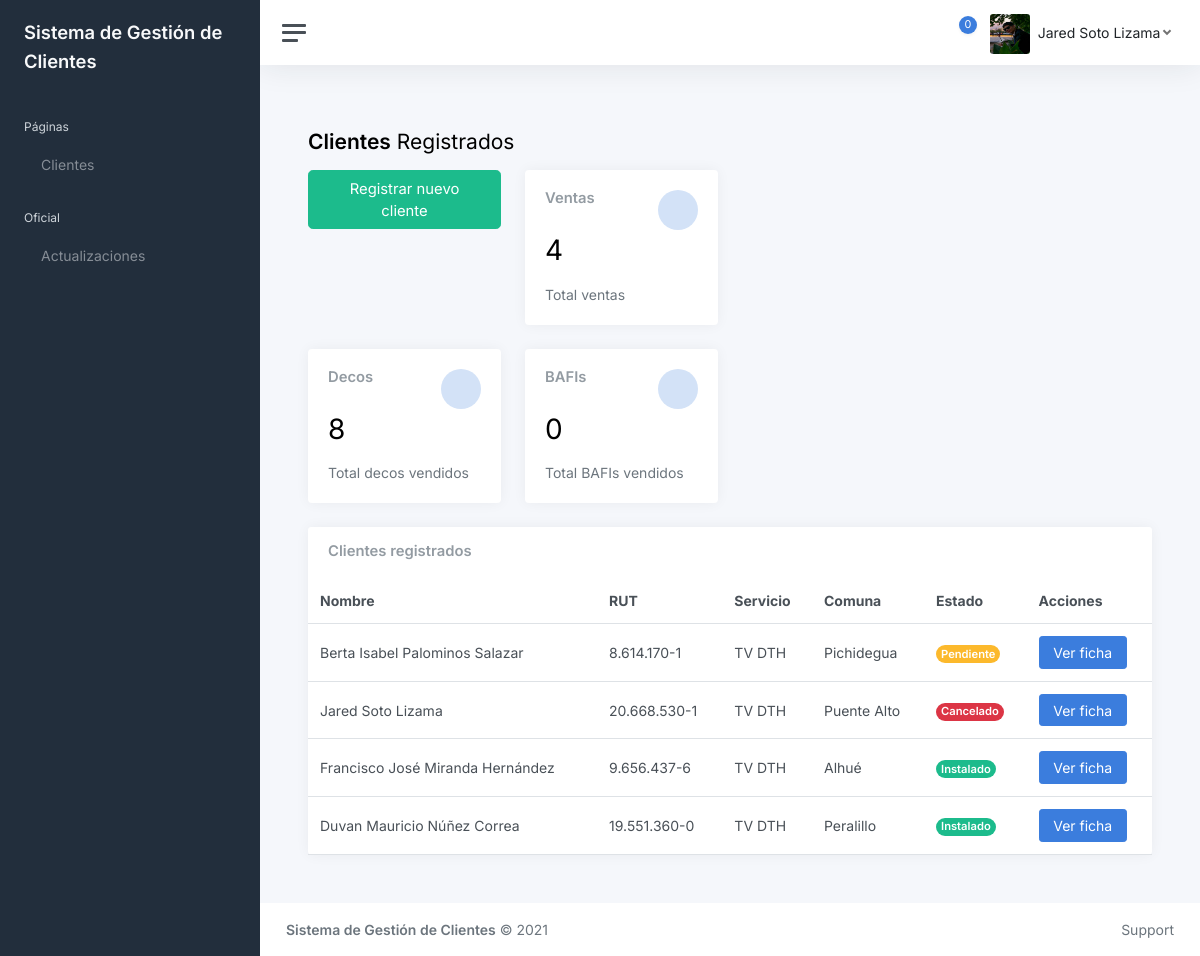
The app's page / (signed in) with its own data.
### webClaro/models.py (models this page shows, shortened)
class ImagenPerfil(models.Model):
    id = models.AutoField(primary_key=True)
    usuario = models.CharField(max_length=20)
    imagen = models.ImageField(upload_to='imgPerfil')

class Cliente(models.Model):
    id = models.AutoField(primary_key=True)
    nombre = models.CharField(max_length=50)
    rut = models.CharField(max_length=12)
    direccion = models.CharField(max_length=50)
    telefono = models.CharField(max_length=13)
    servicioContratado = models.CharField(max_length=20)
    tecnologiaServicio = models.CharField(max_length=4)
    planContratado = models.CharField(max_length=30)
    cantidadDecos = models.IntegerField()
    costoInstalacion = models.IntegerField()
    fechaInstalacion = models.DateField()
    vendedor = models.CharField(max_length=20)
    servicioTecnologia = models.CharField(max_length=20)
    estado = models.CharField(max_length=20)
    Comuna = ForeignKey(Comuna, on_delete=models.CASCADE)
    comentarios = models.CharField(max_length=300)

class Comuna(models.Model):
    id = models.AutoField(primary_key=True)
    nombre = models.CharField(max_length=30)

### webClaro/views.py (the view)
# urls.py: path('', views.index, name='index'),
@login_required(login_url='/login/')
def index(request):
    img = ImagenPerfil.objects.filter(usuario = request.user.username)
    clientes = Cliente.objects.filter(vendedor = request.user.username).order_by('-fechaInstalacion')
    contadorClientes = Cliente.objects.filter(vendedor = request.user.username).count()
    deco1 = clientes.filter(cantidadDecos = 1).count()
    deco2 = clientes.filter(cantidadDecos = 2).count()
    deco3 = clientes.filter(cantidadDecos = 3).count()
    deco4 = clientes.filter(cantidadDecos = 4).count()
    contadorDecos = deco1 + (deco2 * 2) + (deco3 * 3) + (deco4 * 4)
    contadorBafis = clientes.filter(servicioContratado__contains = "BAFI").count()
    return render(request, "index.html", {"img": img, "clientes":clientes, "cantClientes":contadorClientes, "cantDecos":contadorDecos, "cantBafis":contadorBafis})

### webClaro/templates/index.html (shortened to what this page needs)
{% extends "base.html" %}
{% load static %}
{% block contenido %}
<h1 class="h3 mb-3"><strong>Clientes</strong> Registrados</h1>
<div class="row">
	<div class="col-xl-6 col-xxl-5 d-flex">
		<div class="w-100">
			<div class="row">
				<div class="col-sm-6">
					<div>
						<div class="text-center mb-3">
							<a class="btn btn-lg btn-success" href="{% url 'registroCliente' %}"> Registrar nuevo cliente</a>
						</div>
					</div>
				</div>
				<div class="col-sm-6">
					<div class="card">
						<div class="card-body">
							<div class="row">
								<div class="col mt-0">
									<h5 class="card-title">Ventas</h5>
								</div>
								<div class="col-auto">
									<div class="stat text-primary">
									</div>
								</div>
							</div>
							<h1 class="mt-1 mb-3">{{cantClientes}}</h1>
							<div class="mb-0">
								<span class="text-muted">Total ventas</span>
							</div>
						</div>
					</div>
				</div>
			</div>
			<div class="row">
				<div class="col-sm-6">
					<div class="card">
						<div class="card-body">
							<div class="row">
								<div class="col mt-0">
									<h5 class="card-title">Decos</h5>
								</div>
								<div class="col-auto">
									<div class="stat text-primary">
									</div>
								</div>
							</div>
							<h1 class="mt-1 mb-3">{{cantDecos}}</h1>
							<div class="mb-0">
								<span class="text-muted">Total decos vendidos</span>
							</div>
						</div>
					</div>
				</div>
				<div class="col-sm-6">
					<div class="card">
						<div class="card-body">
							<div class="row">
								<div class="col mt-0">
									<h5 class="card-title">BAFIs</h5>
								</div>
								<div class="col-auto">
									<div class="stat text-primary">
									</div>
								</div>
							</div>
							<h1 class="mt-1 mb-3">{{cantBafis}}</h1>
							<div class="mb-0">
								<span class="text-muted">Total BAFIs vendidos</span>
							</div>
						</div>
					</div>
				</div>
			</div>
		</div>
	</div>
	<div class="col-xl-6 col-xxl-7">
	</div>
</div>
<div class="row">
	<div class="col-12 col-lg-12 col-xxl-12 d-flex">
		<div class="card flex-fill">
			<div class="card-header">
				<h5 class="card-title mb-0">Clientes registrados</h5>
			</div>
			<table class="table table-hover my-0">
				<thead>
					<tr>
						<th>Nombre</th>
						<th class="d-none d-xl-table-cell">RUT</th>
						<th class="d-none d-xl-table-cell">Servicio</th>
						<th class="d-none d-xl-table-cell">Comuna</th>
						<th>Estado</th>
						<th>Acciones</th>
					</tr>
				</thead>
				<tbody>
					{% for reg in clientes %}
					<tr>
						<td>{{reg.nombre}}</td>
						<td class="d-none d-xl-table-cell">{{reg.rut}}</td>
						<td class="d-none d-xl-table-cell">{{reg.servicioTecnologia}}</td>
						<td class="d-none d-md-table-cell">{{reg.Comuna.nombre}}</span></td>
						<td><span class="badge rounded-pill {% if reg.estado == "Instalado"  %}bg-success">{% endif %}{% if reg.estado == "Otro"  %}bg-primary">{% endif %}{% if reg.estado == "Pendiente"  %}bg-warning">{% endif %}{% if reg.estado == "Cancelado"  %}bg-danger">{% endif %}{{reg.estado}}</td>
						<td>
							<a class="btn btn-primary" href="/cliente/{{reg.id}}"> Ver ficha</a>
						</td>
					</tr>
					{% endfor %}
				</tbody>
			</table>
		</div>
	</div>
</div>
{% endblock contenido %}

### webClaro/templates/base.html (shortened to what this page needs)
{% load static %}
<!DOCTYPE html>
<html lang="es">
<head>
	<link href="{% static 'css/app.css' %}" rel="stylesheet">
</head>
<body>
	<div class="wrapper">
		<nav id="sidebar" class="sidebar js-sidebar">
			<div class="sidebar-content js-simplebar">
				<a class="sidebar-brand" href="{% url 'index' %}">
					<span class="align-middle">Sistema de Gestión de Clientes</span>
				</a>
				<ul class="sidebar-nav">
					<li class="sidebar-header">Páginas</li>
					<li class="sidebar-item">
						<a class="sidebar-link" href="{% url 'index' %}">
							<span class="align-middle">Clientes</span>
            			</a>
					</li>
					<li class="sidebar-header">Oficial</li>
					<li class="sidebar-item">
						<a class="sidebar-link" href="{% url 'actualizaciones' %}">
							<span class="align-middle">Actualizaciones</span>
            			</a>
					</li>
				</ul>
			</div>
		</nav>
		<div class="main">
			<nav class="navbar navbar-expand navbar-light navbar-bg">
				<a class="sidebar-toggle js-sidebar-toggle"><i class="hamburger align-self-center"></i></a>
				<div class="navbar-collapse collapse">
					<ul class="navbar-nav navbar-align">
						<li class="nav-item dropdown">
							<a class="nav-icon dropdown-toggle" href="#" id="alertsDropdown" data-bs-toggle="dropdown">
								<div class="position-relative">
									<span class="indicator">0</span>
								</div>
							</a>
						</li>
						<li class="nav-item dropdown"><a class="nav-icon dropdown-toggle d-inline-block d-sm-none" href="#" data-bs-toggle="dropdown"></a>
							<a class="nav-link dropdown-toggle d-none d-sm-inline-block" href="#" data-bs-toggle="dropdown">{% for reg in img %}<img src="{{reg.imagen.url}}"{% endfor %} class="avatar img-fluid rounded me-1"/><span class="text-dark ms-1">{{user.first_name}} {{user.last_name}}</span></a>
						</li>
					</ul>
				</div>
			</nav>
			<main class="content">
				<div class="container-fluid p-0">
					{% block contenido %}
					{% endblock contenido %}
				</div>
			</main>
			<footer class="footer">
				<div class="container-fluid">
					<div class="row text-muted">
						<div class="col-6 text-start">
							<p class="mb-0"><a class="text-muted"><strong>Sistema de Gestión de Clientes</strong></a> &copy; 2021</p>
						</div>
						<div class="col-6 text-end">
							<ul class="list-inline">
								<li class="list-inline-item">
									<a class="text-muted" href="https://adminkit.io/" target="_blank">Support</a>
								</li>
							</ul>
						</div>
					</div>
				</div>
			</footer>
		</div>
	</div>
</body>
</html>

### records on screen
ImagenPerfil: imagen (picture)
Cliente: nombre "Berta Isabel Palominos Salazar", rut "8.614.170-1", servicioTecnologia "TV DTH", Comuna.nombre "Pichidegua", estado "Pendiente"
Cliente: nombre "Jared Soto Lizama", rut "20.668.530-1", servicioTecnologia "TV DTH", Comuna.nombre "Puente Alto", estado "Cancelado"
Cliente: nombre "Francisco José Miranda Hernández", rut "9.656.437-6", servicioTecnologia "TV DTH", Comuna.nombre "Alhué", estado "Instalado"
Cliente: nombre "Duvan Mauricio Núñez Correa", rut "19.551.360-0", servicioTecnologia "TV DTH", Comuna.nombre "Peralillo", estado "Instalado"

### other values on screen
{{ user.first_name }} "Jared"
{{ user.last_name }} "Soto Lizama"
{{ cantClientes }} "4"
{{ cantDecos }} "8"
{{ cantBafis }} "0"
